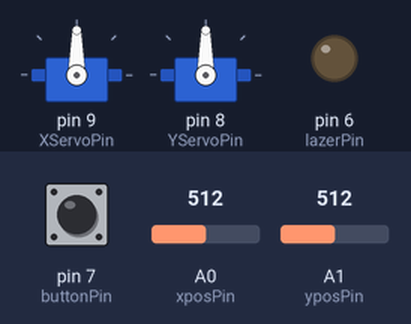
Bench run of a sketch on a simulated Arduino Uno, built with avr-gcc and run on an emulated ATmega328P. Parts: 2 × servo, output pins drawn as LEDs (lit = HIGH). Inputs (shaded band) come from the test bench; at power-on: A0 (xposPin) = 512, A1 (yposPin) = 512, pin 7 (buttonPin) HIGH.

Above: at 1.2 s.
1.3 s: A0 (xposPin) set to 716
At 2.5 s:
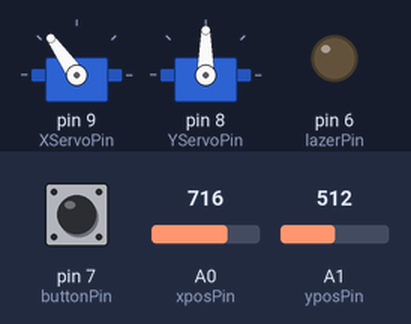
2.8 s: A1 (yposPin) set to 716
At 3.1 s:
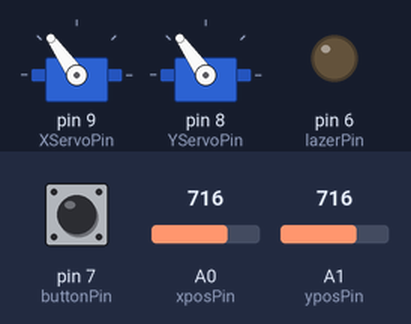
4.3 s: pin 7 (buttonPin) pulled LOW for 0.15 s
At 4.41 s:
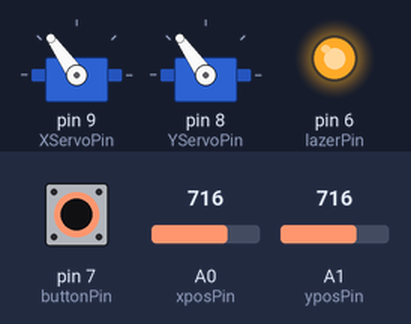
5.9 s: A0 (xposPin) set to 900
At 7.1 s:
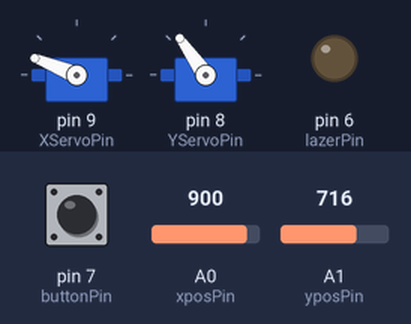
7.4 s: A1 (yposPin) set to 900
At 8.6 s:
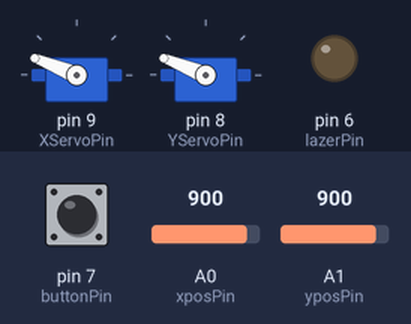
8.9 s: pin 7 (buttonPin) pulled LOW for 1 s
At 9.2 s:
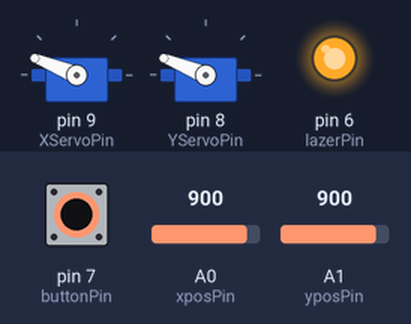
Timing chart, 0 to 11.9 s (numbered marks = the images above; inputs shaded):
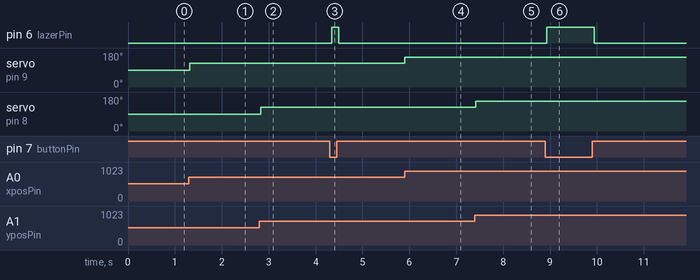

The sketch:

servo_with_joystick.ino
```cpp
#include<Servo.h>

Servo xservo;
Servo yservo;
int pos = 0;
int XServoPin = 9;
int YServoPin = 8;

//Joystick variables
int xposPin = A0;
int yposPin = A1;
int Xpos = 0;
int Ypos = 0;
int buttonPin = 7;
int buttonPress = 0;
int lazerPin = 6;
void setup() {
  pinMode(lazerPin,OUTPUT);      //The lazer will be an output
  pinMode(buttonPin,INPUT);      //The buttonpress pin is an input


  xservo.attach(XServoPin);  // attaches the servo on pin 9 to the servo object
  yservo.attach(YServoPin);  // attaches the servo on pin 8 to the servo object
}

void loop() {

  buttonPress = digitalRead(buttonPin); //Read the sate of the button
  if(buttonPress == LOW) // The button press is active low , so if it is pressed we will turn the lazer on
  {
    digitalWrite(lazerPin, HIGH); //Turn Lazer on
  }
  else
  {
    digitalWrite(lazerPin, LOW); // If it is not pressed, keep lazer off
  }


  Xpos = analogRead(xposPin);     // read and store the x position location of the joystick
  Xpos = map(Xpos,0,1023,0,180);  //map the analog read x values to the 0-180 servo values
  Ypos = analogRead(yposPin);     // read and store the y position of the joystick
  Ypos = map(Ypos,0,1023,0,180);  //map the analog read y values to the 0-180 servo values
  xservo.write(Xpos);             // move the X Location servo to the x position the joystick is at
  yservo.write(Ypos);             // move the Y Location servo to the y position the joystick is at
  delay(50);                      // add in a slight delay to help with "jittering"
}
```

Measured:
- after the input at 1.3 s, servo on pin 9 (XServoPin): 90° → 125° at once
- after the input at 2.8 s, servo on pin 8 (YServoPin): 90° → 125° at once
- after the input at 4.3 s, pin 6 (lazerPin): LOW → HIGH at once, → LOW 0.15 s later
- after the input at 5.9 s, servo on pin 9 (XServoPin): 125° → 158° at once
- after the input at 7.4 s, servo on pin 8 (YServoPin): 125° → 158° at once
- after the input at 8.9 s, pin 6 (lazerPin): LOW → HIGH at once, → LOW 1.0 s later
